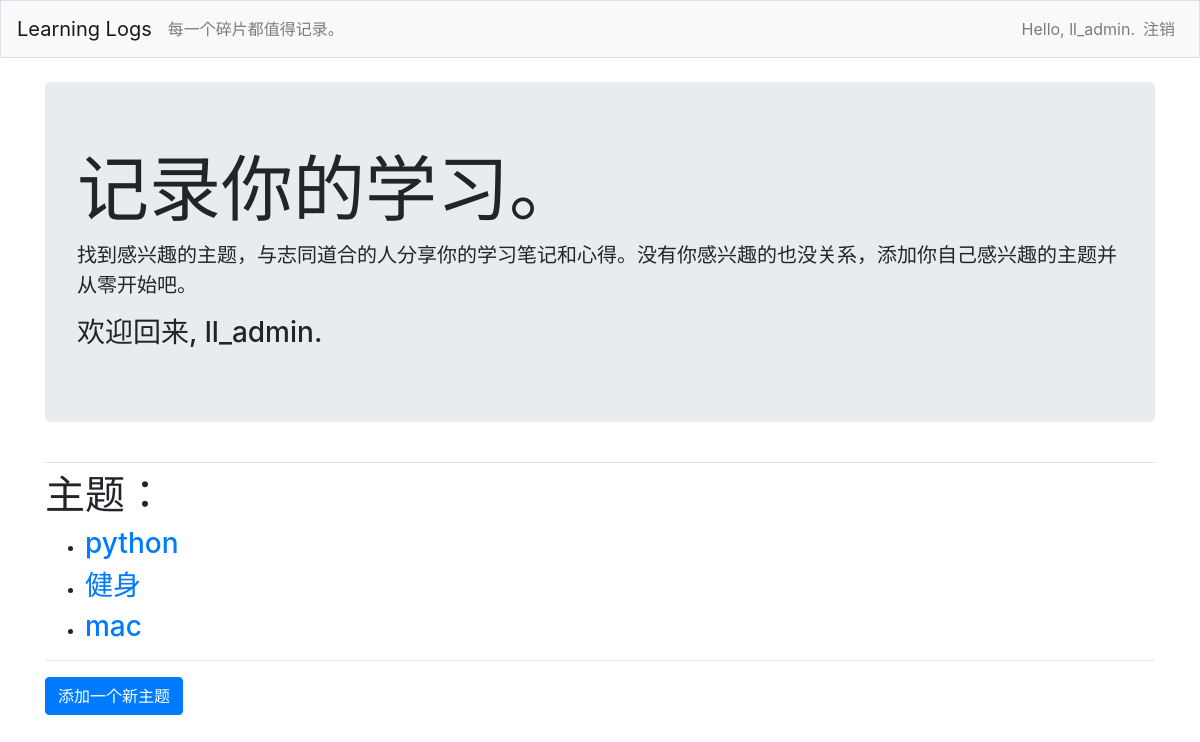
The app's page / (signed in) with its own data.
### learning_logs/models.py (models this page shows)
class Topic(models.Model):
    text = models.CharField(max_length=200)
    date_added = models.DateTimeField(auto_now_add=True)
    def __str__(self):
        return self.text

### learning_logs/views.py (the view)
# urls.py: path('', views.index, name='index'),
def index(request):
    topics = Topic.objects.order_by('date_added')
    context = {'topics': topics,}
    return render(request, 'learning_logs/index.html', context)

### learning_logs/templates/learning_logs/index.html
{% extends "learning_logs/base.html" %}
{% block page_header %}
<div class="jumbotron">
    <h1 class="display-3">
        记录你的学习。
    </h1>
    <p class="lead">
        找到感兴趣的主题，与志同道合的人分享你的学习笔记和心得。没有你感兴趣的也没关系，添加你自己感兴趣的主题并从零开始吧。
    </p>
    {% if user.is_authenticated %}
    <h3>欢迎回来, {{ user.username }}.</h3>
    {% else %}
    <a class="btn btn-lg btn-primary" href="{% url 'users:register'%}">
        注册 &raquo;
    </a>
    {% endif %}
</div>
{% endblock page_header %}
{% block content %}
<h1>
    主题：
</h1>
<ul>
    {% for topic in topics %}
        <li><h3>
            <a href="{% url 'learning_logs:topic' topic.id %}">{{ topic }}</a>
        </h3></li>
    {% empty %}
        <li><h3>现在还没有学习主题，请添加任何您感兴趣的主题并开始学习之旅</h3></li>
    {% endfor %}
</ul>
<hr>
<h3><a class="btn btn-primary" href="{% url 'learning_logs:new_topic' %}">
    添加一个新主题
</a></h3>
{% endblock content %}

### learning_logs/templates/learning_logs/base.html (shortened to what this page needs)
{% load bootstrap4 %}
<!doctype html>
<html>
    <head>
        {% bootstrap_css %}
    </head>
    <body>
        <nav class="navbar navbar-expand-md navbar-light bg-light mb-4 border">
            <a class="navbar-brand" href="{% url 'learning_logs:index'%}">Learning Logs</a>
            <div class="collapse navbar-collapse" id='navbarCollapse'>
                <ul class="navbar-nav mr-auto">
                    <li class="nav-item">
                        <span class="navbar-text">每一个碎片都值得记录。</span>
                    </li>
                </ul>
                <ul class="navbar-nav ml-auto">
                    {% if user.is_authenticated %}
                    <li class="nav-item">
                        <span class="navbar-text">Hello, {{ user.username }}.</span>
                    </li>
                    <li class="nav-item">
                        <a class="nav-link" href="{% url 'users:logout'%}">
                            注销
                        </a>
                    </li>
                    {% endif %}
                </ul>
            </div>
        </nav>
        <main role="main" class="container">
            <div class="pb-2 mb-2 border-bottom">
                {% block page_header %}{% endblock page_header %}
            </div>
            <div>
                {% block content %}{% endblock content %}
            </div>
        </main>
    </body>
</html>

### records on screen
Topic: text "python"
Topic: text "健身"
Topic: text "mac"

### other values on screen
{{ user.username }} "ll_admin"
